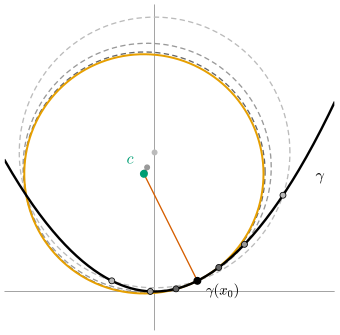

Write the Python code that produced this figure.
"""그림 4.5.1: 가까운 세 점을 지나는 원은 접촉원으로 수렴한다 (4.5절, 명제 4.5.7).

곡선 γ(x) = (x, x²/2), 점 x0 = 0.5. 부호곡률 κ_s = (1 + x0²)^{−3/2} (예 4.4.6(b)),
곡률중심 c = (−x0³, 1 + 3x0²/2) = (−0.125, 1.375), 곡률반지름 (1 + x0²)^{3/2} ≈ 1.3975 (예 4.5.2(b)).
h = 1.0, 0.55, 0.25에 대해 세 점 γ(x0 − h), γ(x0), γ(x0 + h)를 지나는 원(회색 점선, 짧아질수록 진하게)과
접촉원(주황)을 그린다. 곡률중심 c는 청록 점이다. 원의 중심(작은 점)이 곡률중심 c로 다가간다.

실행: 프로젝트 루트에서 ``PYTHONPATH=tools python3 chapters/04-curves/figures/fig-4-5-1-three-point-circles.py``
"""

import dgfig

dgfig.setup()

import matplotlib.pyplot as plt
import numpy as np

C = dgfig.COLORS
LW = dgfig.LW
X0 = 0.5
HS = (1.0, 0.55, 0.25)


def gamma(x):
    return np.stack([x, x ** 2 / 2], axis=-1)


def circumcircle(p1, p2, p3):
    """세 점을 지나는 원: 2<p2 − p1, c> = |p2|² − |p1|², 2<p3 − p1, c> = |p3|² − |p1|²."""
    A = 2 * np.array([p2 - p1, p3 - p1])
    b = np.array([p2 @ p2 - p1 @ p1, p3 @ p3 - p1 @ p1])
    c = np.linalg.solve(A, b)
    return c, np.linalg.norm(p1 - c)


kap = (1 + X0 ** 2) ** -1.5
center = np.array([-X0 ** 3, 1 + 1.5 * X0 ** 2])
R_osc = 1 / kap
# 자기검사: 곡률중심 = γ + n_s/κ_s, 세 점 원의 중심이 수렴
t_vec = np.array([1.0, X0]) / np.hypot(1, X0)
n_vec = np.array([-t_vec[1], t_vec[0]])
assert np.allclose(gamma(np.array(X0)) + n_vec / kap, center)
errs = []
for h in (1.0, 0.55, 0.25, 0.1, 0.03, 0.01):
    c, rr = circumcircle(gamma(np.array(X0 - h)), gamma(np.array(X0)), gamma(np.array(X0 + h)))
    errs.append(np.linalg.norm(c - center))
    assert abs(rr - np.linalg.norm(gamma(np.array(X0)) - c)) < 1e-12
assert all(e1 > e2 for e1, e2 in zip(errs, errs[1:])) and errs[-1] < 1e-3
assert abs(R_osc - 1.25 ** 1.5) < 1e-12

fig, ax = plt.subplots(figsize=(4.8, 4.4))
dgfig.schematic_axes(ax, (-1.75, 2.1), (-0.45, 3.35))
ax.plot([-1.75, 2.1], [0, 0], color=C["aux"], lw=0.5, zorder=0)
ax.plot([0, 0], [-0.45, 3.35], color=C["aux"], lw=0.5, zorder=0)
xs = np.linspace(-1.75, 2.1, 400)
P = gamma(xs)
ax.plot(P[:, 0], P[:, 1], color=C["main"], lw=LW["main"], zorder=4)
ang = np.linspace(0, 2 * np.pi, 400)
greys = ("#BBBBBB", "#999999", "#666666")
for h, col in zip(HS, greys):
    pts = [gamma(np.array(X0 + d)) for d in (-h, 0.0, h)]
    c, rr = circumcircle(*pts)
    ax.plot(c[0] + rr * np.cos(ang), c[1] + rr * np.sin(ang), color=col, lw=1.0, ls=(0, (4, 2.5)), zorder=2)
    ax.plot(*c, "o", color=col, ms=3.5, zorder=3)
    for q in (pts[0], pts[2]):
        ax.plot(*q, "o", color=col, mec=C["main"], mew=0.6, ms=4.5, zorder=6)
ax.plot(center[0] + R_osc * np.cos(ang), center[1] + R_osc * np.sin(ang), color=C["accent"], lw=1.5, zorder=3)
ax.plot(*center, "o", color=C["third"], ms=5, zorder=5)
p0 = gamma(np.array(X0))
ax.plot(*p0, "o", color=C["main"], ms=5, zorder=7)
ax.plot(*np.stack([p0, center]).T, color=C["normal"], lw=1.0, zorder=3)
ax.text(p0[0] + 0.1, p0[1] - 0.16, r"$\gamma(x_0)$", fontsize=11)
ax.text(center[0] - 0.12, center[1] + 0.12, r"$c$", fontsize=12, color=C["third"], ha="right")
ax.text(1.88, 1.3, r"$\gamma$", fontsize=12)
dgfig.save(fig, __file__)
